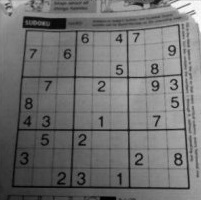
#> input picture DIVP/Images/threshold.jpg, 201 x 200 px, found by its file name
$ python thresholding_Global.py
#> lines starting #> are read from the running program, lines starting #| are printed output that depends on the picture; after the words box and inside, x2 and y2 are one past the last pixel; in counts of white or black regions, pixels touching at a corner belong together
#> further down, img is the input picture: shape (200, 201); min 0, max 255, mean 112.5
import cv2
import numpy as np
from matplotlib import pyplot as plt

def global_threshold(img,T,delta):
    # Find width and height of image
#> called with T = 127, delta = 2
    row, column = img.shape
#> row = 200; column = 201
    G1=0;
    G2=0;
    g1=0;
    g2=0;
    Tnew = 0;
    img1 = np.zeros((row, column),dtype = 'uint8')
    while 1:
        G1=0;
        G2=0;
        g1=0;
        g2=0;
        for i in range(row):
            for j in range(column):
                if img[i,j]>T:
                    G1+=img[i,j];
                    g1+=1;
                else:
                    G2+=img[i,j];
                    g2+=1;
        Tnew = ((G1/g1)+(G2/g2))/2;
        if(abs(T-Tnew) < delta):
            break;
        else:
            T=Tnew;
    print(T);
    for i in range(row):
        for j in range(column):
            if img[i,j]>T:
                img1[i,j] = 255;
            else:
                img1[i,j] = 0;
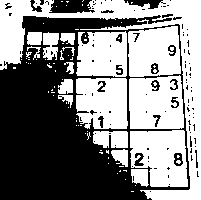
#> img1: shape (200, 201); 52.9% white; 117 black regions (96 under 20 px), largest, box (x1, y1, x2, y2) and area: (0, 15, 190, 200) 17114, (49, 0, 95, 13) 477, (124, 0, 166, 9) 201
    return img1;

# Load the image
img = cv2.imread('images/threshold.jpg',0)

deltaT = 2
T = 127

out = global_threshold(img,T,deltaT)

ret,th1 = cv2.threshold(img,127,255,cv2.THRESH_BINARY)
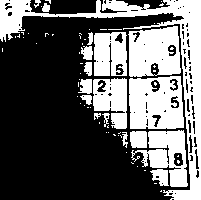
#> th1: shape (200, 201); 38.4% white; 69 white regions (51 under 20 px), largest, box (x1, y1, x2, y2) and area: (0, 0, 201, 200) 5296, (129, 76, 184, 129) 2462, (128, 26, 181, 77) 2169
print(ret)

adaptive_thresh1 = cv2.adaptiveThreshold(img, 255, cv2.ADAPTIVE_THRESH_MEAN_C,cv2.THRESH_BINARY, 19, 3)
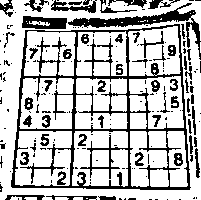
#> adaptive_thresh1: shape (200, 201); 73.6% white; 186 black regions (128 under 20 px), largest, box (x1, y1, x2, y2) and area: (11, 24, 191, 190) 5133, (68, 3, 201, 60) 1223, (22, 16, 67, 29) 437

adaptive_thresh2 = cv2.adaptiveThreshold(img, 255, cv2.ADAPTIVE_THRESH_GAUSSIAN_C,cv2.THRESH_BINARY, 19, 3)
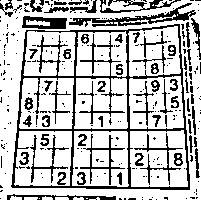
#> adaptive_thresh2: shape (200, 201); 74.7% white; black in thin lines or dots

# Display the image
plt.subplot(2, 3, 1), plt.imshow(img, 'gray'),plt.title('Original image')
plt.subplot(2, 3, 2), plt.imshow(out, 'gray'),plt.title('Global Thresholded Image using User defined function')
plt.subplot(2, 3, 3), plt.imshow(th1, 'gray'),plt.title('Global Thresholded Image using inbuilt function')
plt.subplot(2, 3, 4),plt.hist(img.ravel(),256,[0,256]),plt.title('Histogram of Original image')
plt.subplot(2, 3, 5),plt.hist(out.ravel(),256,[0,256]),plt.title('Histogram of Thresholded image using user defined function')
plt.subplot(2, 3, 6),plt.hist(th1.ravel(),256,[0,256]),plt.title('Histogram of Thresholded image using inbuilt function')
plt.show()
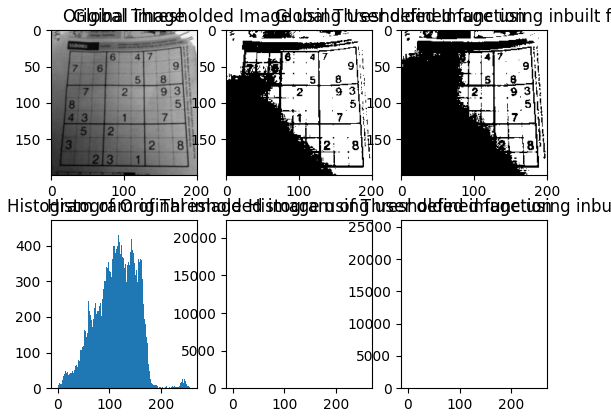
#> figure drawn by matplotlib, 6 panels; panel 4: tallest bar 449 high, from x = 116 to 117; panel 5: tallest bar 21284 high, from x = 255 to 256; panel 6: tallest bar 24783 high, from x = 0 to 1

plt.subplot(2, 2, 1), plt.imshow(adaptive_thresh1, 'gray'),plt.title('Adaptive Mean Thresholded image')
plt.subplot(2, 2, 2), plt.imshow(adaptive_thresh2, 'gray'),plt.title('Adaptive Gaussian Thresholded image')
plt.subplot(2, 2, 3),plt.hist(img.ravel(),256,[0,256]),plt.title('Histogram of Mean Thresholded image')
plt.subplot(2, 2, 4),plt.hist(img.ravel(),256,[0,256]),plt.title('Histogram of Adaptive Thresholded image')
plt.show()
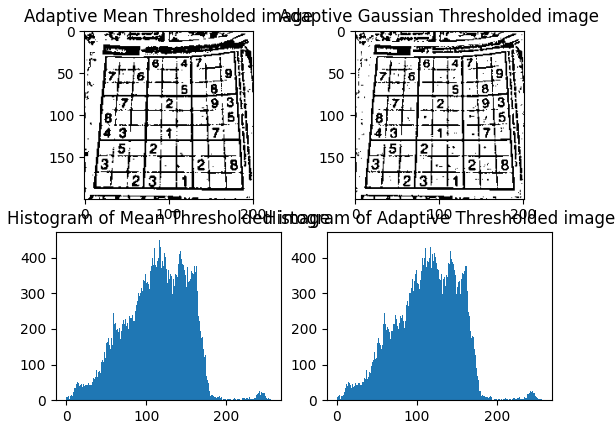
#> figure drawn by matplotlib, 4 panels; panel 3: tallest bar 449 high, from x = 116 to 117; panel 4: tallest bar 449 high, from x = 116 to 117
